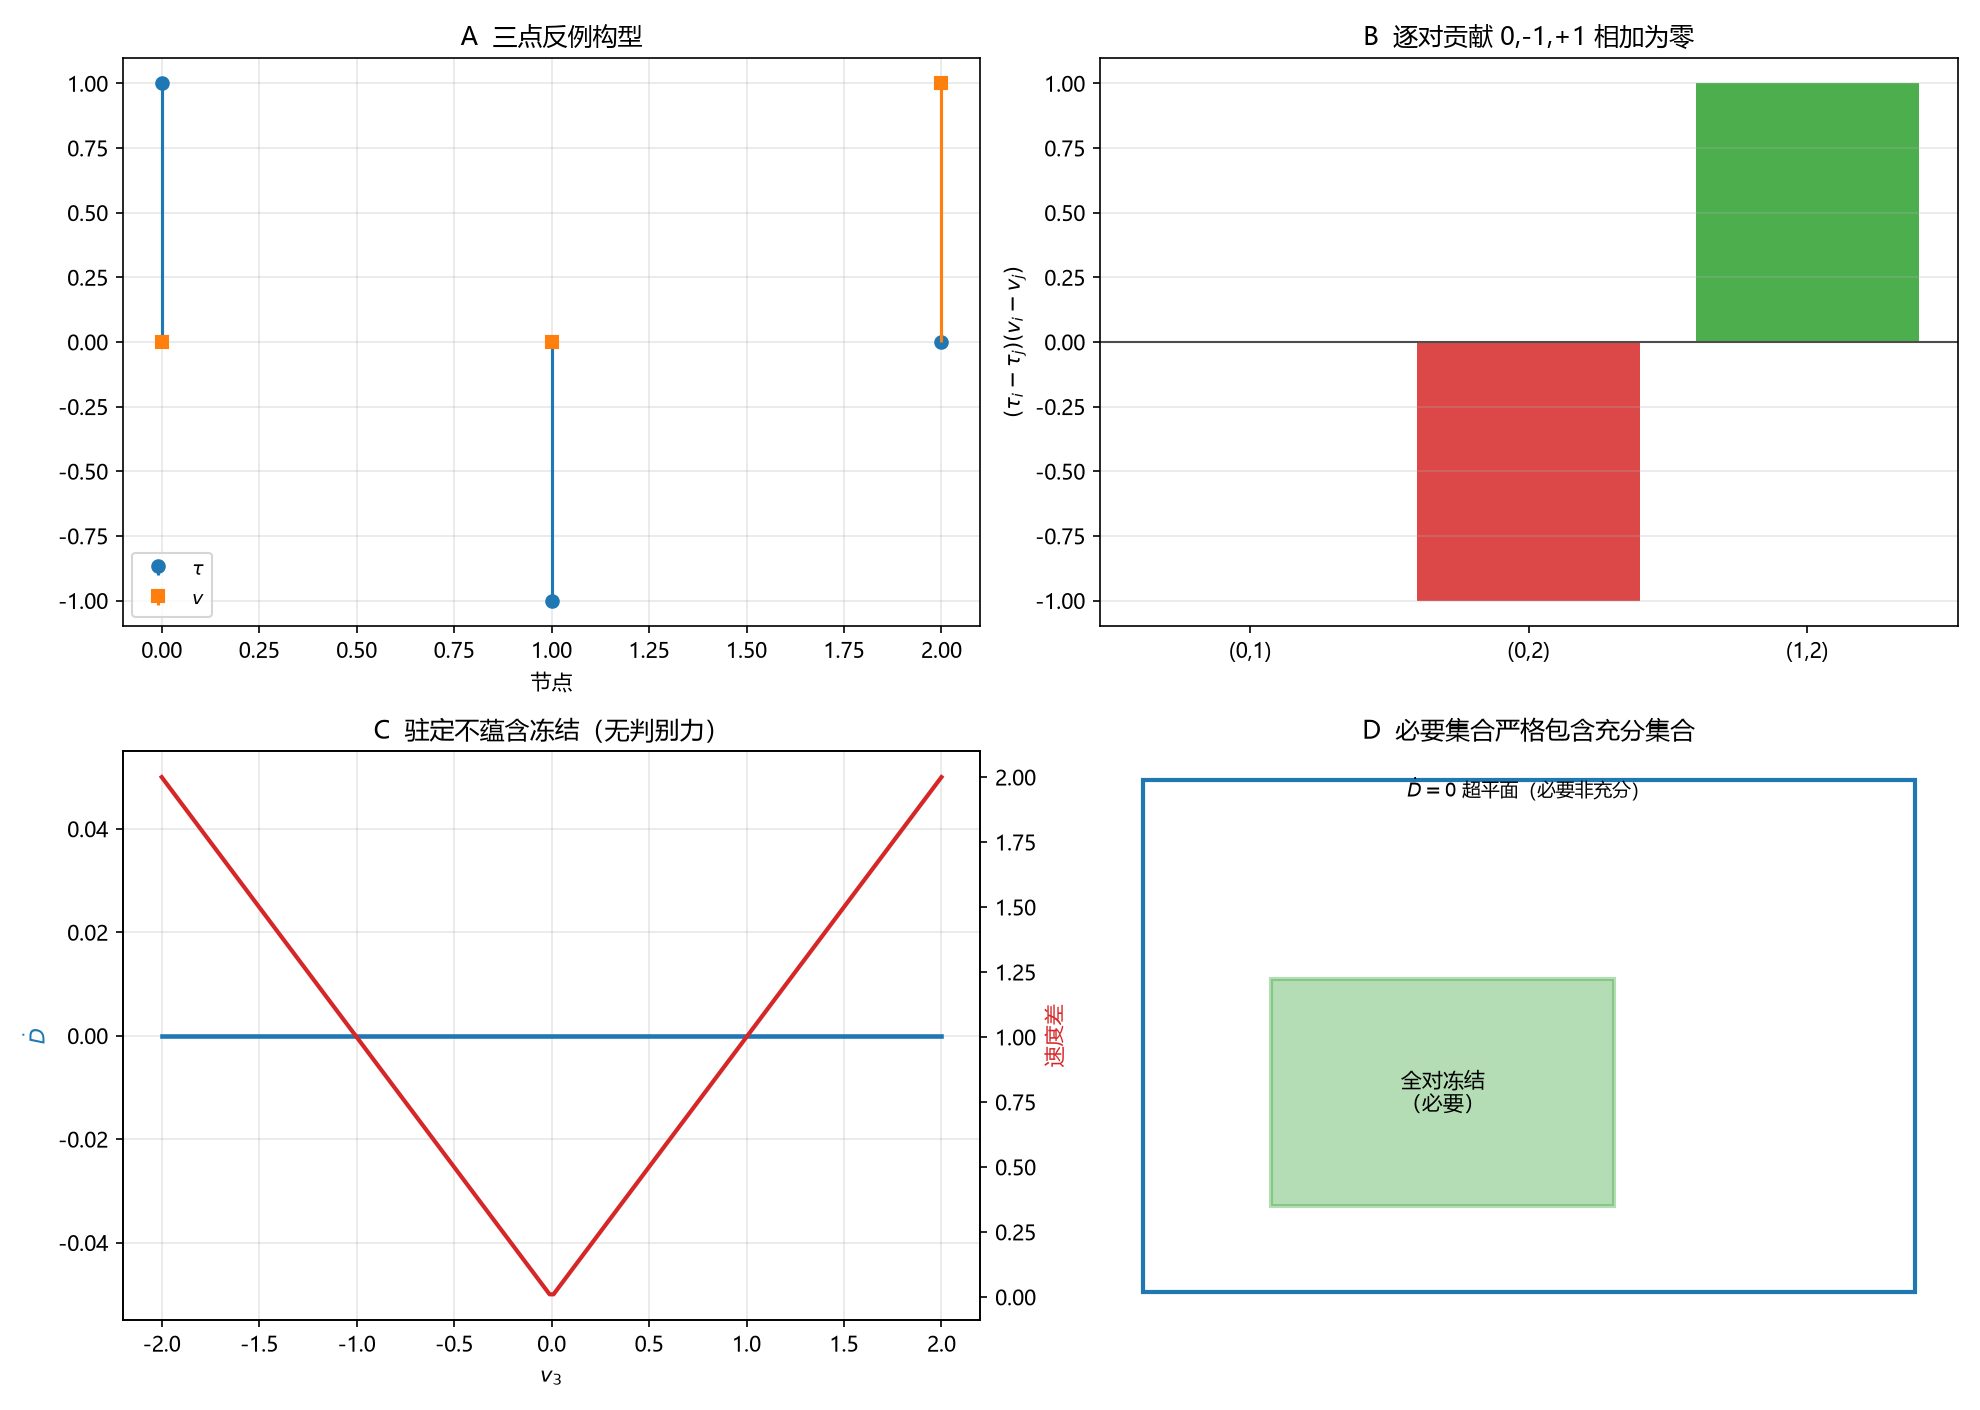

This chart was generated by the following Python code:
# -*- coding: utf-8 -*-
"""
环 20／临-4 判据充分性否证的数值核对。

1. 三点反例构型 tau=(1,-1,0), v=(0,0,1)；
2. 逐对贡献 (tau_i-tau_j)(v_i-v_j) = 0,-1,+1 相加为零；
3. dot D=0 的超平面：固定 tau，v3 任意时 dot D 恒零而速度不等（无判别力）；
4. 必要≠充分的集合包含示意。

由 (4.1) 直接计算，无拟合。
"""

import csv
import os

import numpy as np
import matplotlib
matplotlib.use("Agg")
import matplotlib.pyplot as plt

plt.rcParams["font.sans-serif"] = ["Microsoft YaHei", "SimHei", "DejaVu Sans"]
plt.rcParams["axes.unicode_minus"] = False

HERE = os.path.dirname(os.path.abspath(__file__))
OUT_PNG = os.path.join(HERE, "环20_临4_判据充分性.png")
OUT_CSV = os.path.join(HERE, "环20_临4_判据充分性.csv")

TAU = np.array([1.0, -1.0, 0.0])
V = np.array([0.0, 0.0, 1.0])


def ddot(tau, v):
    pairs = [(0, 1), (0, 2), (1, 2)]
    return 2 * sum((tau[i] - tau[j]) * (v[i] - v[j]) for i, j in pairs)


def main():
    rows = []
    pairs = [(0, 1), (0, 2), (1, 2)]

    # A 构型
    print("A 三点反例构型")
    for i in range(3):
        print(f"  节点 {i}: tau={TAU[i]}, v={V[i]}")
        rows.append(("config", i, TAU[i], V[i], np.nan))

    # B 逐对贡献
    print("\nB 逐对贡献")
    terms = []
    for i, j in pairs:
        t = (TAU[i] - TAU[j]) * (V[i] - V[j])
        terms.append(t)
        print(f"  对({i},{j}): (tau_i-tau_j)={TAU[i]-TAU[j]:.1f}, "
              f"(v_i-v_j)={V[i]-V[j]:.1f}, 积={t:.1f}")
        rows.append(("term", i * 3 + j, t, np.nan, np.nan))
    print(f"  求和={sum(terms):.1f}, dot D={2*sum(terms):.1f}")

    # C dot D=0 超平面：v3 任意
    print("\nC dot D=0 超平面（无判别力）")
    vs = np.linspace(-2, 2, 200)
    ddots = []
    gaps = []
    for a in vs:
        vv = np.array([0.0, 0.0, a])
        ddots.append(ddot(TAU, vv))
        gaps.append(abs(vv[2] - vv[0]))
    ddots = np.array(ddots)
    print(f"  v3 从 -2 到 2：dot D 最大偏差={np.max(np.abs(ddots)):.3e}（恒 0）")
    print(f"  但 |v3-v1| 从 {gaps[0]:.1f} 到 {gaps[-1]:.1f}（速度不等）")
    for a, d, g in zip(vs[::40], ddots[::40], gaps[::40]):
        rows.append(("hyperplane", a, d, g, np.nan))

    # D 集合包含示意
    print("\nD 必要≠充分")
    print("  全对冻结子空间 < dot D=0 超平面（严格包含）")
    rows.append(("sets", 1, 1, 3, np.nan))  # 冻结=1维，超平面=3维示意

    with open(OUT_CSV, "w", newline="", encoding="utf-8-sig") as fh:
        wr = csv.writer(fh)
        wr.writerow(["kind", "x", "y", "y_ref", "extra"])
        wr.writerows(rows)

    fig, ax = plt.subplots(2, 2, figsize=(13.2, 9.4))

    ax[0, 0].stem([0, 1, 2], TAU, linefmt="C0-", markerfmt="C0o",
                  basefmt=" ", label=r"$\tau$")
    ax[0, 0].stem([0, 1, 2], V, linefmt="C1-", markerfmt="C1s",
                  basefmt=" ", label=r"$v$")
    ax[0, 0].set_xlabel("节点")
    ax[0, 0].set_title("A  三点反例构型")
    ax[0, 0].legend(fontsize=9)
    ax[0, 0].grid(alpha=0.3)

    ax[0, 1].bar(["(0,1)", "(0,2)", "(1,2)"], terms,
                 color=["tab:blue", "tab:red", "tab:green"], alpha=0.85)
    ax[0, 1].axhline(0, color="0.3", lw=1)
    ax[0, 1].set_ylabel(r"$(\tau_i-\tau_j)(v_i-v_j)$")
    ax[0, 1].set_title("B  逐对贡献 0,-1,+1 相加为零")
    ax[0, 1].grid(alpha=0.3, axis="y")

    ax[1, 0].plot(vs, ddots, lw=2.2, color="tab:blue", label=r"$\dot D=0$")
    ax2 = ax[1, 0].twinx()
    ax2.plot(vs, gaps, lw=2.0, color="tab:red", label=r"$|v_3-v_1|$")
    ax[1, 0].set_xlabel(r"$v_3$")
    ax[1, 0].set_ylabel(r"$\dot D$", color="tab:blue")
    ax2.set_ylabel("速度差", color="tab:red")
    ax[1, 0].set_title("C  驻定不蕴含冻结（无判别力）")
    ax[1, 0].grid(alpha=0.3)

    ax[1, 1].add_patch(plt.Rectangle((0.05, 0.05), 0.9, 0.9, fill=False,
                                     edgecolor="tab:blue", lw=2))
    ax[1, 1].add_patch(plt.Rectangle((0.2, 0.2), 0.4, 0.4,
                                     facecolor="tab:green", alpha=0.35,
                                     edgecolor="tab:green", lw=2))
    ax[1, 1].text(0.4, 0.4, "全对冻结\n（必要）", ha="center", va="center", fontsize=10)
    ax[1, 1].text(0.5, 0.92, r"$\dot D=0$ 超平面（必要非充分）",
                  ha="center", fontsize=9)
    ax[1, 1].set_xlim(0, 1)
    ax[1, 1].set_ylim(0, 1)
    ax[1, 1].axis("off")
    ax[1, 1].set_title("D  必要集合严格包含充分集合")

    fig.tight_layout()
    fig.savefig(OUT_PNG, dpi=150)
    plt.close(fig)
    print("\nsaved:", OUT_PNG)
    print("saved:", OUT_CSV)


if __name__ == "__main__":
    main()
